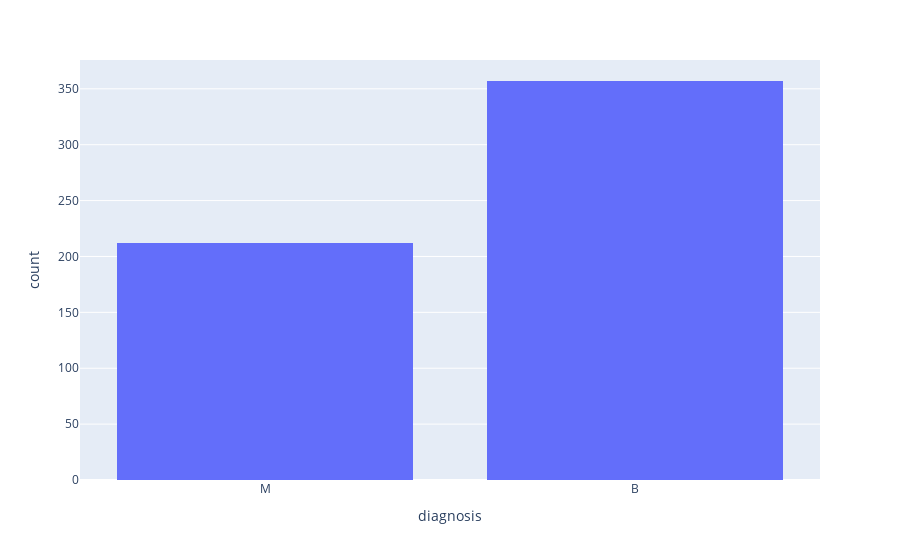

Source (notebook cell):
### Code cell
px.histogram(df, x='diagnosis')

### Figure 1 — Plotly figure (JSON) as saved in the notebook; plotly's stock layout.template omitted (floating-point values rounded to 4 significant figures; data arrays with more than 128 entries replaced by an {"elided": "..."} marker saying what was removed)
{"data": [{"alignmentgroup": "True", "bingroup": "x", "hovertemplate": "diagnosis=%{x}<br>count=%{y}<extra></extra>", "legendgroup": "", "marker": {"color": "#636efa", "pattern": {"shape": ""}}, "name": "", "offsetgroup": "", "orientation": "v", "showlegend": false, "type": "histogram", "x": {"elided": "569 str values"}, "xaxis": "x", "yaxis": "y"}], "layout": {"barmode": "relative", "legend": {"tracegroupgap": 0}, "margin": {"t": 60}, "xaxis": {"anchor": "y", "domain": [0, 1], "title": {"text": "diagnosis"}}, "yaxis": {"anchor": "x", "domain": [0, 1], "title": {"text": "count"}}}}
